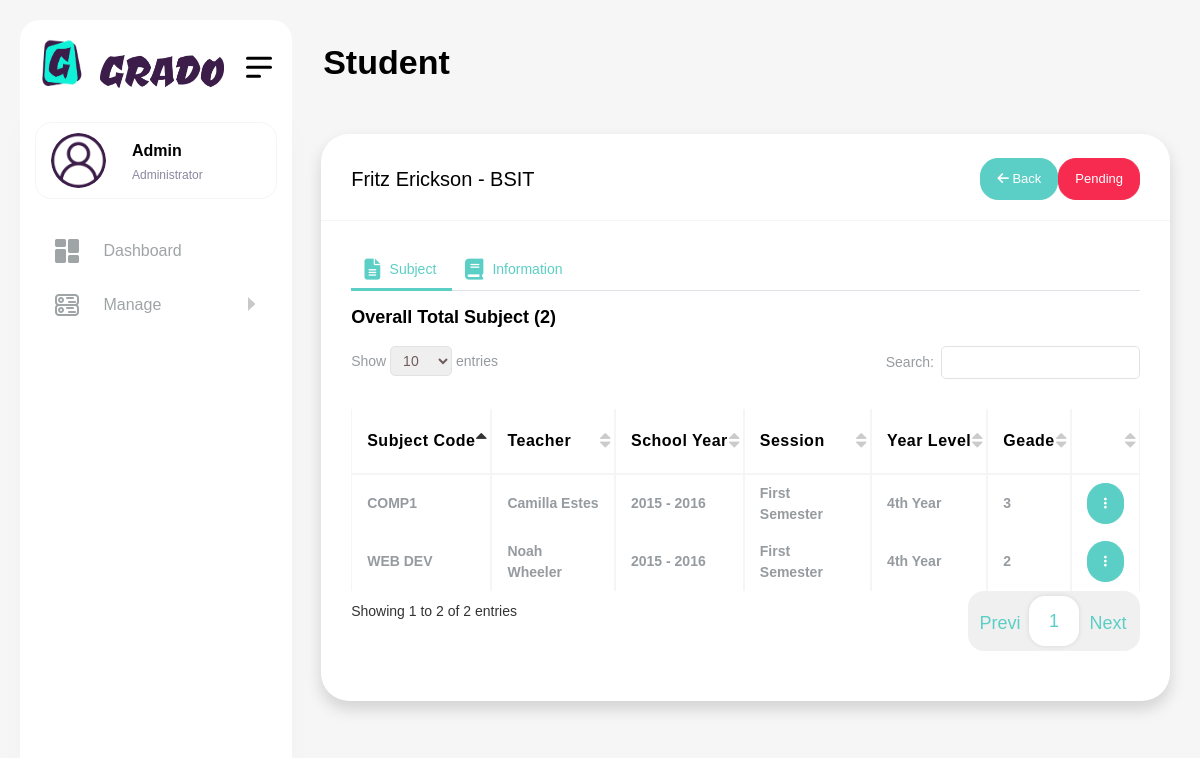
The app's page /admin/index.php?page=student&id=32 (signed in) with its own data.
### tables this page shows
CREATE TABLE `students` (
  `id` int(11) NOT NULL,
  `course_id` int(11) NOT NULL,
  `id_number` text NOT NULL,
  `email` text NOT NULL,
  `password` text NOT NULL,
  `first_name` text NOT NULL,
  `last_name` text NOT NULL,
  `status` text NOT NULL DEFAULT 'pending',
  `created_at` datetime NOT NULL DEFAULT current_timestamp(),
  `parents_email` text NOT NULL,
  `parents_otp` text NOT NULL,
  `verify_email` varchar(255) NOT NULL,
  `verify_parents_email` varchar(255) NOT NULL
);

CREATE TABLE `courses` (
  `id` int(11) NOT NULL,
  `course_code` text NOT NULL,
  `course_description` text NOT NULL,
  `created_at` datetime NOT NULL DEFAULT current_timestamp()
);

CREATE TABLE `student_subjects` (
  `id` int(11) NOT NULL,
  `student_id` int(11) NOT NULL,
  `curriculum_id` int(11) NOT NULL,
  `subject_id` int(11) NOT NULL,
  `teacher_id` int(11) NOT NULL,
  `grade` text DEFAULT NULL
);

CREATE TABLE `subjects` (
  `id` int(11) NOT NULL,
  `course_id` int(11) NOT NULL,
  `subject_code` text NOT NULL,
  `subject_description` text NOT NULL,
  `subject_units` text NOT NULL,
  `grade` text NOT NULL DEFAULT 'null',
  `status` text NOT NULL DEFAULT 'close',
  `created_at` datetime NOT NULL DEFAULT current_timestamp()
);

CREATE TABLE `teachers` (
  `id` int(11) NOT NULL,
  `username` text DEFAULT NULL,
  `email` text DEFAULT NULL,
  `password` text DEFAULT NULL,
  `first_name` text DEFAULT NULL,
  `last_name` text DEFAULT NULL,
  `status` text NOT NULL DEFAULT 'pending',
  `created_at` datetime NOT NULL DEFAULT current_timestamp()
);

CREATE TABLE `curriculums` (
  `id` int(11) NOT NULL,
  `student_id` int(11) NOT NULL,
  `curriculum_year_level` text NOT NULL,
  `curriculum_session` text NOT NULL,
  `curriculum_school_year` text NOT NULL,
  `created_at` datetime NOT NULL DEFAULT current_timestamp()
);

### autoload.php (called while the page is built, shortened)
<?php
function myAutoLoader($className){
    $classes_path = "classes/";
    $models_path = "models/";
    $extension = ".php";
    $filename = $className . $extension;
}

### classes/Database.php (called while the page is built, shortened)
<?php
class Database{
    protected static $instance = null;
    private $pdo, $query, $error = false, $results, $count = 0, $lastInsertId = null;
    private function __construct(){
        try{
            $this->pdo = new PDO('mysql:host='.Config::get('mysql/host').';dbname='.Config::get('mysql/database'), Config::get('mysql/user'), Config::get('mysql/password'), Config::get('mysql/options'));
        }catch(PDOException $e){
            die('Could not connect to database.'.$e->getMessage());
        }
    }
    public static function getInstance(){
        if(!isset(self::$instance)){
            self::$instance = new Database();
        }
        return self::$instance;
    }
    public function query($sql, $params = []){
        if($this->query = $this->pdo->prepare($sql)){
            $x = 1;
            if(count($params)){
                foreach($params as $param){
                    $this->query->bindValue($x, $param);
                    $x++;
                }
            }
            if($this->query->execute()){
                $this->results = $this->query->fetchAll(PDO::FETCH_OBJ);
                $this->count = $this->query->rowCount();
            }else{
                $this->error = true;
            }
        }
        return $this;
    }
    public function results(){
        return $this->results;
    }
    public function first(){
        if($this->count()){
            return $this->results()[0];
        }
    }
    public function count(){
        return $this->count;
    }
}

### classes/Input.php (called while the page is built, shortened)
<?php
class Input{
    public static function get($item){
        if(isset($_POST[$item])){
            return $_POST[$item];
        }elseif(isset($_GET[$item])){
            return $_GET[$item];
        }
        return '';
    }
}

### classes/Model.php (called while the page is built, shortened)
<?php
class Model{
    protected $db, $table, $data, $error = false, $results, $count, $lastInsertId;
    public function __construct($table){
        $this->db = Database::getInstance();
        $this->table = $table;
    }
    public function findById($id){
        $this->db->query("SELECT * FROM {$this->table} WHERE id = ?", [$id]);
        if($this->db->count() > 0){
            return $this->db->first();
        }
    }
    public function findAll($order = ''){
        $this->db->query("SELECT * FROM {$this->table} {$order}");
        return $this->db->results();
    }
}

### classes/Config.php (called while the page is built, shortened)
<?php
class Config
{
    private static $config = [
        'mysql' => [
            'host' => 'localhost',
            'user' => 'root',
            'password' => '',
            'database' => 'grade',
            'options' => [
                PDO::ATTR_ERRMODE => PDO::ERRMODE_EXCEPTION,
                PDO::ATTR_DEFAULT_FETCH_MODE => PDO::FETCH_OBJ,
                PDO::ATTR_EMULATE_PREPARES => false
            ]
        ],
        'app' => [
            'name' => 'Grado',
            'url' => 'http://localhost/grado',
            'version' => '1.0.0',
            'debug' => true
        ],
        'mail' => [
            'host' => 'smtp.gmail.com',
            'port' => 587,
            'username' => 'angelnino.ortega.pixel8@gmail.com',
            'password' => 'ztcvbpolateijnbc',
            'from' => 'angelnino.ortega.pixel8@gmail.com',
            'name' => 'Grado'
        ],
        'pages' => [
            'dashboard' => 'dashboard',
            'curriculums' => 'curriculums',
            'curriculum' => 'curriculum',
            'subjects' => 'subjects',
            'subject' => 'subject',
            'students' => 'students',
            'student' => 'student',
            'teachers' => 'teachers',
            'teacher' => 'teacher',
            'courses' => 'courses',
            'course' => 'course',
            'add-grade' => 'add-grade',
            'users' => 'users',
            'profile' => 'profile',
            'logout' => 'logout'
        ]
    ];
    public static function get($path = null)
    {
        if ($path) {
            $config = self::$config;
            $path = explode('/', $path);
            foreach ($path as $bit) {
                if (isset($config[$bit])) {
                    $config = $config[$bit];
                }
            }
            return $config;
        }
        return false;
    }
}

### models/Teacher.php (called while the page is built, shortened)
<?php
class Teacher extends Model{
    protected $table = 'teachers';
    public function get_full_name($id){
        $res = $this->db->query("SELECT * FROM {$this->table} WHERE id = ?", [$id]);
        if($res->count()){
            $user = $res->first();
            return $user->first_name . ' ' . $user->last_name;
        }
        return false;
    }
}

### admin/student.php (the view, shortened to what this page needs)
<?php
$subject = new Subject();
$course = new Course();
$student = new Student();
$teacher = new Teacher();
$student_subject = new StudentSubject();
$curriculum = new Curriculum();
$s = $student->findById(Input::get('id'));
$c = $course->findById($s->course_id);
$subjects = $student_subject->findAll('WHERE student_id = ' . Input::get('id'));
?>
<div class="container-fluid">
    <div class="card shadow">
        <div class="card-header">
            <h5 class="card-title">
                <?= $s->first_name . ' ' . $s->last_name; ?> - <?= $c->course_code?>
            </h5>
            <div class="float-end d-flex">
                <a href="javascript:history.back()" class="btn btn-primary btn-sm">
                    <i class="fas fa-arrow-left"></i>
                    Back
                </a>
                <div class="dropdown">
                    <?php if($s->status == 'pending'): ?>
                    <a href="javascript:void(0)" class="btn btn-danger btn-sm" data-bs-toggle="dropdown">
                        <?= ucfirst($s->status); ?>
                    </a>
                    <?php endif; ?>
                </div>
            </div>
        </div>
        <div class="card-body">
            <div class="custom-tab-1">
                <ul class="nav nav-tabs">
                    <li class="nav-item">
                        <a class="nav-link active" data-bs-toggle="tab" href="#student_sub"><i
                                class="fas fa-file-lines me-2"></i> Subject</a>
                    </li>
                    <li class="nav-item">
                        <a class="nav-link" data-bs-toggle="tab" href="#student_info">
                            <i class="fas fa-book me-2"></i> Information</a>
                    </li>
                </ul>
                <div class="tab-content">
                    <div class="tab-pane fade active show" id="student_sub">
                        <div class="table-responsive">
                            <h4 class="fw-bold my-3">
                                Overall Total Subject (<?= count($subjects); ?>)
                            </h4>
                            <table class="table table-hover table-bordered datatable" style="width:100%">
                                <thead>
                                    <tr>
                                        <th>Subject Code</th>
                                        <th>Teacher</th>
                                        <th>School Year</th>
                                        <th>Session</th>
                                        <th>Year Level</th>
                                        <th>Geade</th>
                                        <th></th>
                                    </tr>
                                </thead>
                                <tbody>
                                    <?php foreach($subjects as $st): ?>
                                    <tr>
                                        <td><?= $subject->findById($st->subject_id)->subject_code; ?></td>
                                        <td><?= $teacher->get_full_name($st->teacher_id); ?></td>
                                        <td><?= $curriculum->findById($st->curriculum_id)->curriculum_school_year; ?></td>
                                        <td><?= $curriculum->findById($st->curriculum_id)->curriculum_session; ?></td>
                                        <td><?= $curriculum->findById($st->curriculum_id)->curriculum_year_level; ?></td>
                                        <td><?= ($st->grade == null) ? 'N/A' : $st->grade; ?></td>
                                        <td>
                                            <div class="dropdown">
                                                <a href="javascript:void(0)" class="btn btn-primary btn-sm"
                                                    data-bs-toggle="dropdown">
                                                    <i class="fas fa-ellipsis-v"></i>
                                                </a>
                                            </div>
                                        </td>
                                    </tr>
                                    <?php endforeach; ?>
                                </tbody>
                            </table>
                        </div>
                    </div>
                </div>
            </div>
        </div>
    </div>
</div>

### records on screen
students: first_name "Fritz", last_name "Erickson", status "Pending"
courses: course_code "BSIT"
student_subjects: subject.subject_code "COMP1", teacher.last_name "Camilla Estes", curriculum.curriculum_school_year "2015 - 2016", curriculum.curriculum_session "First Semester", curriculum.curriculum_year_level "4th Year", grade "3"
student_subjects: subject.subject_code "WEB DEV", teacher.last_name "Noah Wheeler", curriculum.curriculum_school_year "2015 - 2016", curriculum.curriculum_session "First Semester", curriculum.curriculum_year_level "4th Year", grade "2"

### other values on screen
$title "Student"
count($subjects) "2"
